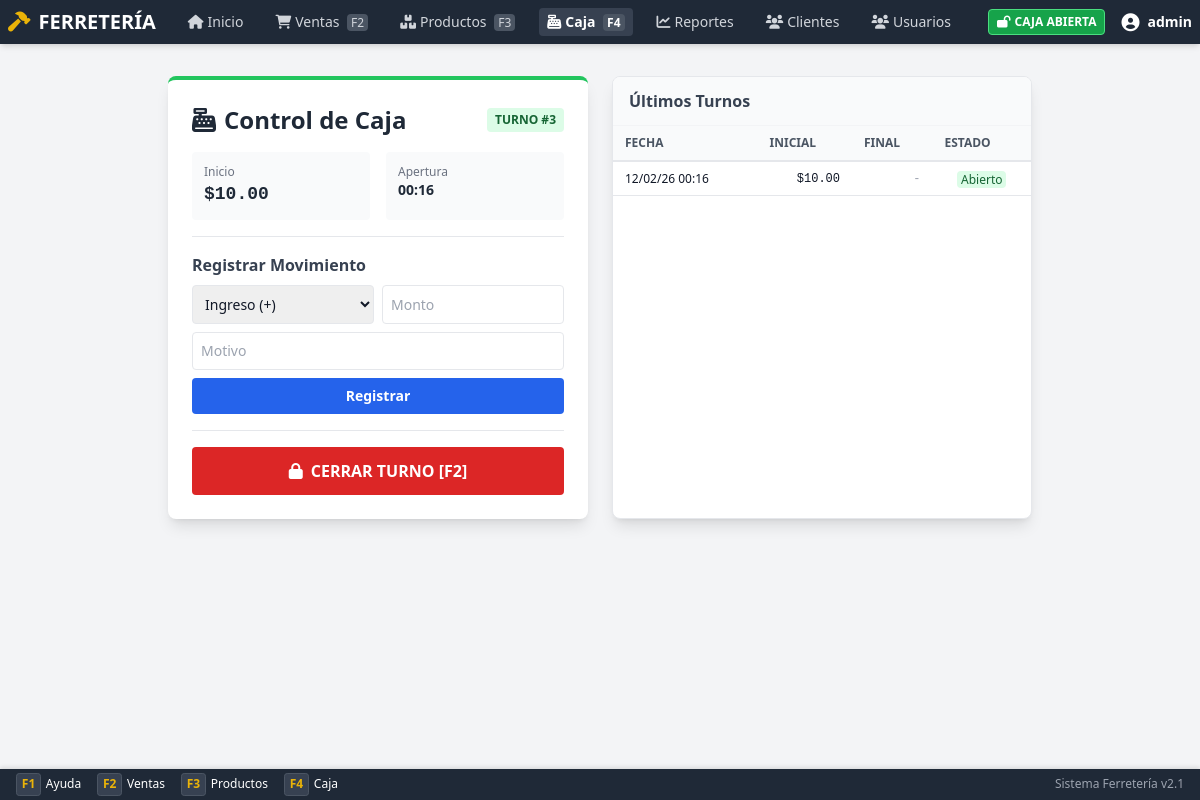
The app's page /cash.php (signed in), older data.
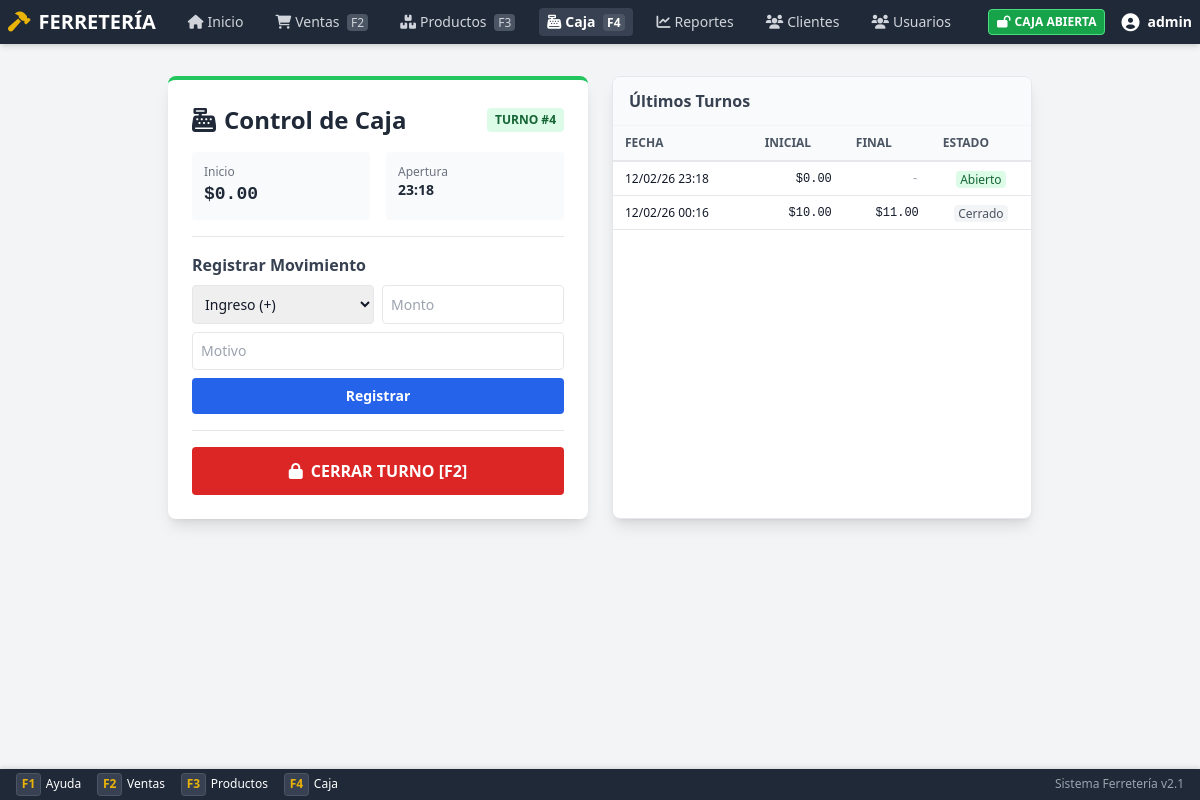
The same page, newer data.
### tables this page shows
CREATE TABLE `turnos_caja` (
  `id` int(11) NOT NULL,
  `user_id` int(11) NOT NULL,
  `usuario_id` int(11) DEFAULT NULL,
  `usuario_nombre` varchar(100) DEFAULT NULL,
  `monto_inicial` decimal(10,2) NOT NULL DEFAULT 0.00,
  `monto_final` decimal(10,2) DEFAULT NULL,
  `monto_esperado` decimal(10,2) DEFAULT NULL,
  `diferencia` decimal(10,2) DEFAULT NULL,
  `estado` enum('abierto','cerrado') DEFAULT 'abierto',
  `fecha_apertura` timestamp NOT NULL DEFAULT current_timestamp(),
  `fecha_cierre` timestamp NULL DEFAULT NULL,
  `notas_apertura` text DEFAULT NULL,
  `notas_cierre` text DEFAULT NULL,
  `cerrado_por` int(11) DEFAULT NULL
);

### app/Core/Database.php (called while the page is built, shortened)
<?php
class Database
{
    private static $instance = null;
    private $pdo;
    private function __construct()
    {
        try {
            $dsn = sprintf(
                "mysql:host=%s;dbname=%s;charset=%s",
                DB_HOST,
                DB_NAME,
                DB_CHARSET
            );
            $options = [
                PDO::ATTR_ERRMODE => PDO::ERRMODE_EXCEPTION,
                PDO::ATTR_DEFAULT_FETCH_MODE => PDO::FETCH_ASSOC,
                PDO::ATTR_EMULATE_PREPARES => false,
                PDO::MYSQL_ATTR_INIT_COMMAND => "SET NAMES " . DB_CHARSET
            ];
            $this->pdo = new PDO($dsn, DB_USER, DB_PASS, $options);
        } catch (PDOException $e) {
            Logger::error('Database connection failed', [
                'error' => $e->getMessage()
            ]);
            die('Error de conexión a la base de datos. Por favor contacte al administrador.');
        }
    }
    public static function getInstance()
    {
        if (self::$instance === null) {
            self::$instance = new self();
        }
        return self::$instance;
    }
    public function query($sql, $params = [])
    {
        try {
            $stmt = $this->pdo->prepare($sql);
            $stmt->execute($params);
            return $stmt;
        } catch (PDOException $e) {
            Logger::error('Database query failed', [
                'sql' => $sql,
                'error' => $e->getMessage()
            ]);
            throw $e;
        }
    }
    public function fetchOne($sql, $params = [])
    {
        $stmt = $this->query($sql, $params);
        return $stmt->fetch();
    }
    public function fetchAll($sql, $params = [])
    {
        $stmt = $this->query($sql, $params);
        return $stmt->fetchAll();
    }
}

### public/cash.php (the view, shortened to what the changed rows need)
<?php
$userId = $_SESSION['user_id'];
$db = Database::getInstance();
$turno = $db->fetchOne("SELECT * FROM turnos_caja WHERE user_id = ? AND estado = 'abierto'", [$userId]);
$historial = $db->fetchAll("SELECT * FROM turnos_caja WHERE user_id = ? ORDER BY fecha_apertura DESC LIMIT 5", [$userId]);
?>
<!DOCTYPE html>
<html lang="es">
<head>
    <script src="assets/js/tailwindcss.js"></script>
    <link href="assets/css/fontawesome.min.css" rel="stylesheet">
</head>
<body class="bg-gray-100 flex flex-col min-h-screen pb-10">
    <?php include __DIR__ . '/../includes/nav.php'; ?>
    <div class="max-w-4xl mx-auto px-4 py-8 w-full flex-1">
        <div class="grid grid-cols-1 md:grid-cols-2 gap-6">
            <div
                class="bg-white rounded-lg shadow-lg p-6 border-t-4 <?php echo $turno ? 'border-green-500' : 'border-red-500'; ?>">
                <h2 class="text-2xl font-bold mb-4 text-gray-800 flex items-center justify-between">
                    <span>
                        <i class="fas fa-cash-register mr-2"></i>Control de Caja
                    </span>
                    <?php if ($turno): ?>
                        <span class="text-xs bg-green-100 text-green-800 px-2 py-1 rounded">TURNO
                            #<?php echo $turno['id']; ?></span>
                    <?php endif; ?>
                </h2>
                <?php if (!$turno): ?>
                    <div class="text-center py-4">
                        <i class="fas fa-lock text-red-400 text-5xl mb-3"></i>
                        <p class="text-gray-500 mb-6 font-bold">La caja está cerrada</p>
                        <form method="POST" class="max-w-xs mx-auto text-left">
                            <input type="hidden" name="csrf_token" value="<?php echo $_SESSION['csrf_token']; ?>">
                            <label class="block text-xs font-bold text-gray-500 uppercase">Monto Inicial</label>
                            <div class="flex gap-2 mb-4">
                                <input type="number" step="0.01" name="monto_inicial" value="0.00"
                                    class="flex-1 border p-2 rounded text-lg font-bold" autofocus>
                                <button type="submit" name="abrir_caja"
                                    class="bg-green-600 text-white px-4 py-2 rounded font-bold hover:bg-green-700">ABRIR
                                    [F2]</button>
                            </div>
                        </form>
                    </div>
                <?php else: ?>
                    <div class="space-y-4">
                        <div class="grid grid-cols-2 gap-4 text-sm">
                            <div class="bg-gray-50 p-3 rounded">
                                <span class="block text-gray-500 text-xs">Inicio</span>
                                <span
                                    class="font-bold text-lg text-gray-800 font-mono-num">$<?php echo number_format($turno['monto_inicial'], 2); ?></span>
                            </div>
                            <div class="bg-gray-50 p-3 rounded">
                                <span class="block text-gray-500 text-xs">Apertura</span>
                                <span
                                    class="font-bold text-gray-800"><?php echo date('H:i', strtotime($turno['fecha_apertura'])); ?></span>
                            </div>
                        </div>
                        <div class="border-t pt-4">
                            <h3 class="font-bold text-gray-700 mb-2">Registrar Movimiento</h3>
                            <form method="POST" class="grid grid-cols-2 gap-2">
                                <select name="tipo" class="border p-2 rounded text-sm">
                                    <option value="ingreso">Ingreso (+)</option>
                                </select>
                                <input type="number" step="0.01" name="monto" placeholder="Monto" required
                                    class="border p-2 rounded text-sm">
                                <input type="text" name="descripcion" placeholder="Motivo" required
                                    class="col-span-2 border p-2 rounded text-sm">
                                <button type="submit"
                                    class="col-span-2 bg-blue-600 text-white py-2 rounded text-sm font-bold hover:bg-blue-700">Registrar</button>
                            </form>
                        </div>
                        <div class="border-t pt-4">
                            <button onclick="document.getElementById('cierreModal').classList.remove('hidden')"
                                class="w-full bg-red-600 text-white py-3 rounded font-bold hover:bg-red-700">
                                <i class="fas fa-lock mr-2"></i>CERRAR TURNO [F2]
                            </button>
                        </div>
                    </div>
                <?php endif; ?>
            </div>
            <div class="bg-white rounded-lg shadow-lg overflow-hidden border border-gray-200">
                <div class="overflow-x-auto">
                    <table class="dense-table">
                        <thead>
                            <tr>
                                <th>Fecha</th>
                                <th class="text-right">Inicial</th>
                                <th class="text-right">Final</th>
                                <th class="text-center">Estado</th>
                            </tr>
                        </thead>
                        <tbody>
                            <?php foreach ($historial as $h): ?>
                                <tr>
                                    <td class="text-xs"><?php echo date('d/m/y H:i', strtotime($h['fecha_apertura'])); ?>
                                    </td>
                                    <td class="text-right font-mono-num text-xs">
                                        $<?php echo number_format($h['monto_inicial'], 2); ?></td>
                                    <td class="text-right font-mono-num text-xs">
                                        <?php echo $h['monto_final'] !== null ? '$' . number_format($h['monto_final'], 2) : '<span class="text-gray-400">-</span>'; ?>
                                    </td>
                                    <td class="text-center">
                                        <?php if ($h['estado'] == 'abierto'): ?>
                                            <span class="text-xs bg-green-100 text-green-800 px-1 rounded">Abierto</span>
                                        <?php else: ?>
                                            <span class="text-xs bg-gray-100 text-gray-600 px-1 rounded">Cerrado</span>
                                        <?php endif; ?>
                                    </td>
                                </tr>
                            <?php endforeach; ?>
                        </tbody>
                    </table>
                </div>
            </div>
        </div>
    </div>
</body>
</html>

Row changes from the older to the newer data that the page shows:
added turnos_caja: id "4", monto_inicial "0.00", fecha_apertura "23:18", fecha_apertura "12/02/26 23:18", estado "Abierto"
changed turnos_caja (number 2 of 2 on the later page): monto_final (not shown) → "11.00"; monto_final "-" → "$"; estado "Abierto" → "Cerrado"
Text that changed along with them:
$turno['id']: "3" → "4"
$turno['monto_inicial']: "10.00" → "0.00"
date('H:i', strtotime($turno['fecha_apertura'])): "00:16" → "23:18"
